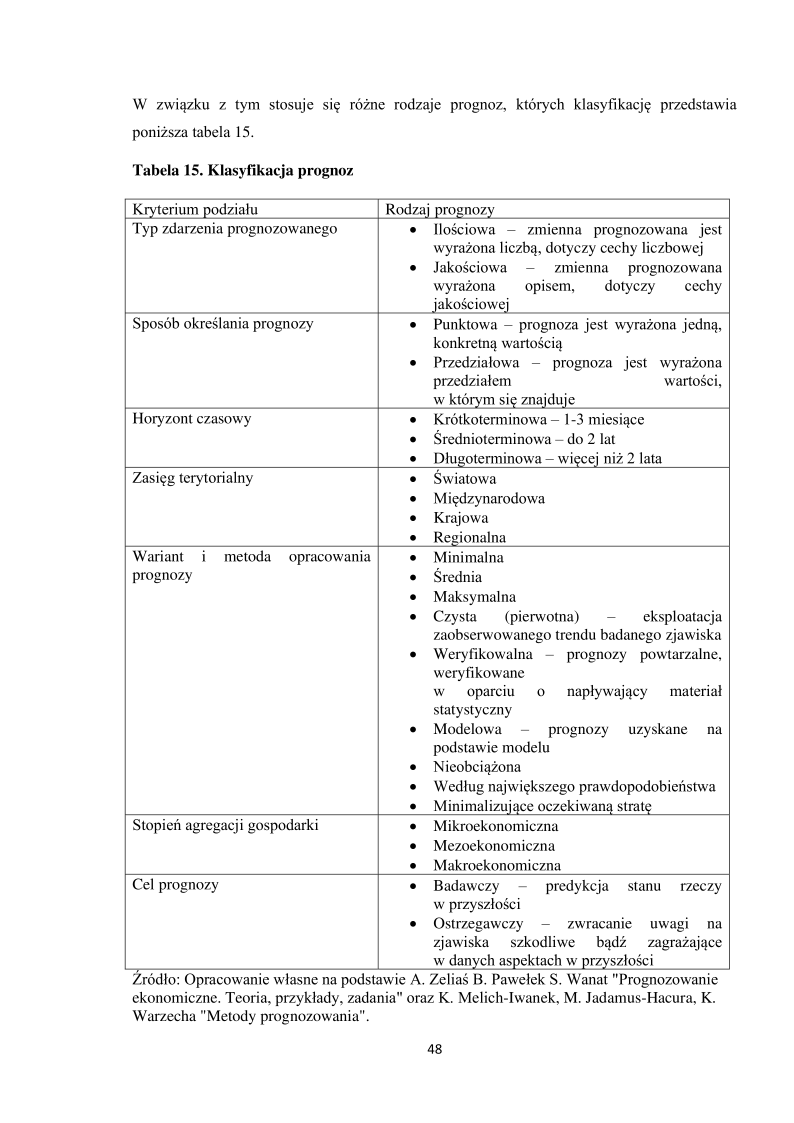
#> input picture table_detection_opencv/image_with_table.png, 2382 x 3368 px (shown at 1/3 size)
$ jupyter execute --allow-errors table_detection_opencv.ipynb
#> lines starting #> are read from the running program, lines starting #| are printed output that depends on the picture; after the words box and inside, x2 and y2 are one past the last pixel; in counts of white or black regions, pixels touching at a corner belong together
[cell 1]
import cv2
import numpy as np
import pandas as pd
import matplotlib.pyplot as plt
from itertools import compress
from scipy import ndimage
from PIL import Image
import os
import glob

[cell 2]
def plot(image):
    plt.figure(figsize=(8,12))
    plt.imshow(image, cmap='gray')
    plt.show()

[cell 3]
#.pdf -> .png with pymupdf
import fitz
pdf_file = '../licencjat.pdf'
#> (the rest of this cell did not finish here and is left out)

[cell 4]
img = cv2.imread('./image_with_table.png')
#> img is the input picture: shape (3368, 2382, 3); min 0, max 255, mean 245.4

[cell 5]
img_copy = img.copy()

[cell 6]
gray = cv2.cvtColor(img, cv2.COLOR_BGR2GRAY)

[cell 7]
#binarization
_, img_bin = cv2.threshold(gray,128,255,cv2.THRESH_BINARY |cv2.THRESH_OTSU)
#> img_bin: shape (3368, 2382); 96.1% white; 1462 black regions (101 under 20 px)

[cell 8]
contours, hierarchy = cv2.findContours(img_bin, cv2.RETR_TREE, cv2.CHAIN_APPROX_SIMPLE)
#> contours = 2109 contours, 87 with area under 20; largest, box (x1, y1, x2, y2) and area: (0, 0, 2382, 3368) 8016827, (373, 595, 2190, 2910) 4200408, (1135, 1639, 2187, 2443) 842790, (377, 1639, 1133, 2443) 606265, (1135, 655, 2187, 938) 296382

[cell 9]
#letters cleaning
for contour in contours:
    (x, y, w, h) = cv2.boundingRect(contour)
    if cv2.contourArea(contour) < 20000:
        cv2.rectangle(img_bin, (x, y), (x + w, y + h), (255, 255, 255), -1)
#> this loop made 2109 passes
#> (x, y, w, h) on passes 2 to 4: (1305, 3132, 21, 30), (1310, 3148, 11, 10), (1311, 3136, 9, 9)
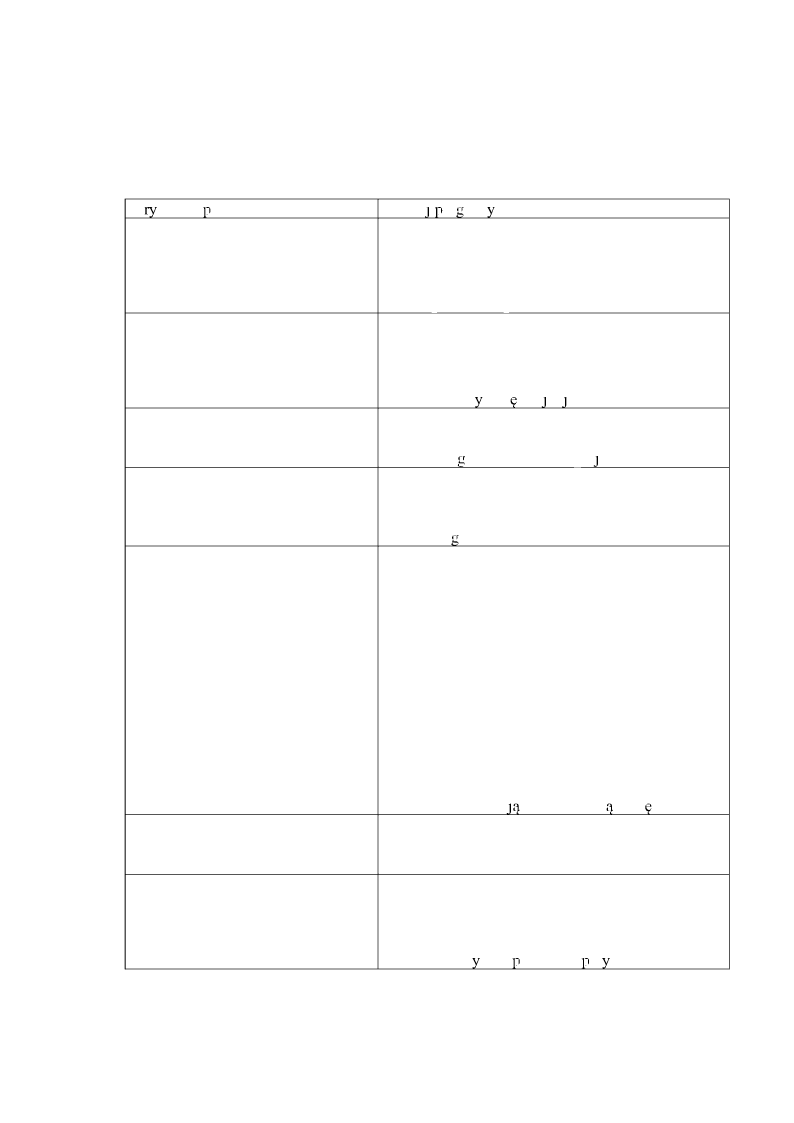
#> img_bin: shape (3368, 2382) (shown at 1/3 size); 99.3% white; black in thin lines or dots, all inside (x1, y1, x2, y2) = (374, 596, 2189, 2909)

[cell 10]
kernel = cv2.getStructuringElement(cv2.MORPH_RECT, (2,2))
#> kernel = [[1, 1], [1, 1]]

[cell 11]
#morphological transformation - erosion
img_bin = cv2.erode(img_bin, kernel, iterations=1)
#> img_bin: shape (3368, 2382); 99% white; 15 black regions (4 under 20 px), largest, box (x1, y1, x2, y2) and area: (374, 596, 2190, 2910) 76630, (618, 621, 632, 641) 100, (1546, 2874, 1560, 2894) 100

[cell 12]
#morphological transformation - dilation
img_bin = cv2.dilate(img_bin, kernel, iterations=1)
#> img_bin: shape (3368, 2382); 99.3% white; black in thin lines or dots, all inside (x1, y1, x2, y2) = (375, 597, 2190, 2910)

[cell 13]
plot(img_bin)

[cell 14]
#inverting the image
img_bin = 255 - img_bin
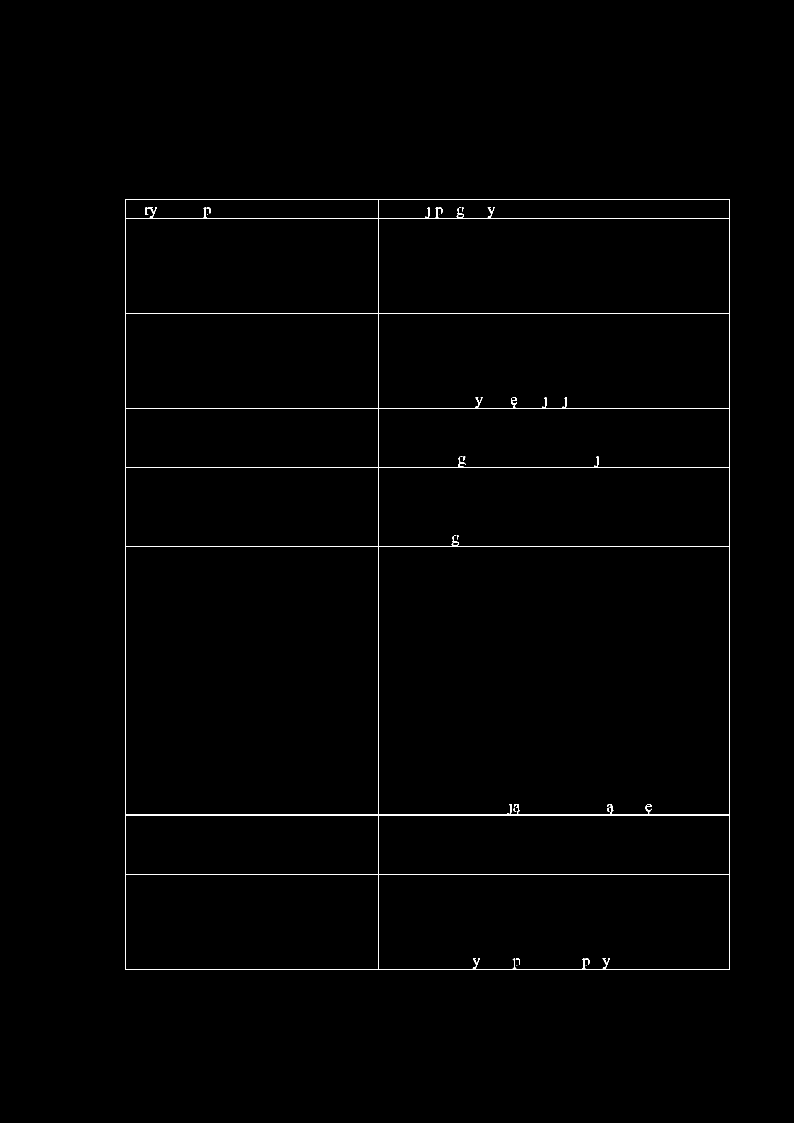
#> img_bin: shape (3368, 2382) (shown at 1/3 size); 0.66% white in thin lines or dots, all inside (x1, y1, x2, y2) = (375, 597, 2190, 2910)

[cell 15]
plot(img_bin)

[cell 16]
#detecting horizontal lines
horizontal_kernel = cv2.getStructuringElement(cv2.MORPH_RECT, (20, 1))
horizontal_lines = cv2.erode(img_bin, horizontal_kernel, iterations=1)
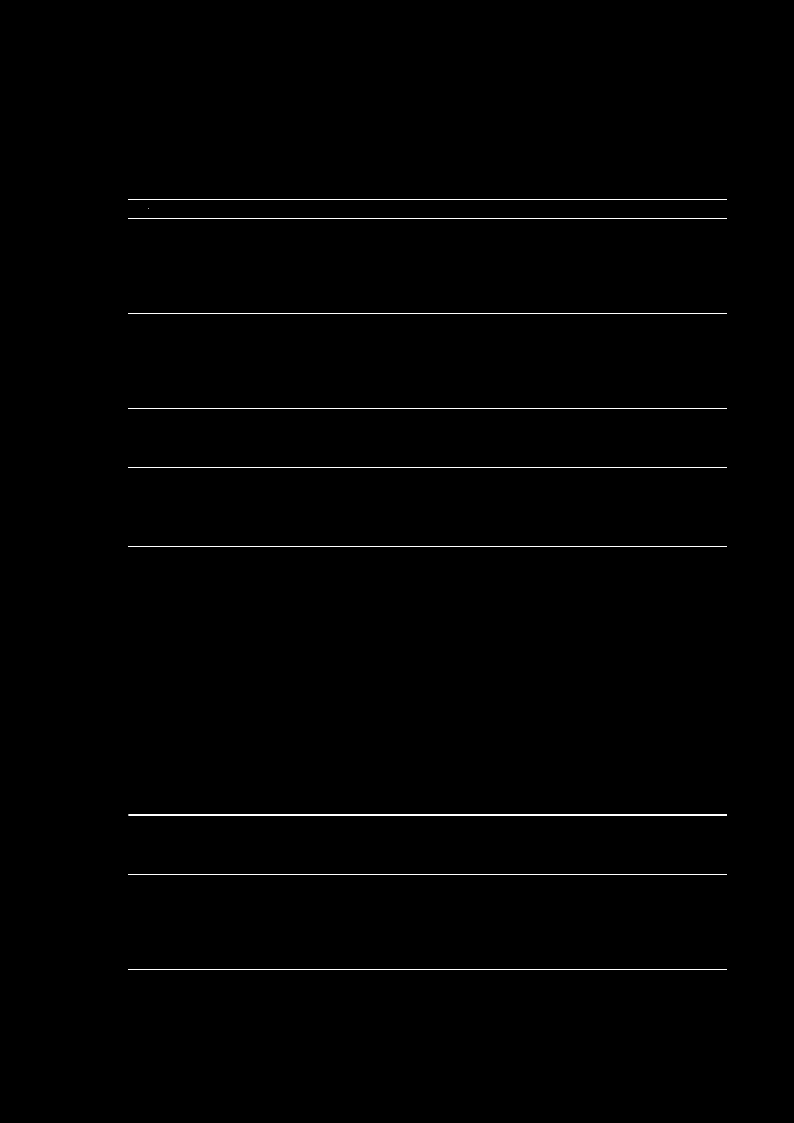
#> horizontal_lines: shape (3368, 2382) (shown at 1/3 size); 0.4% white in thin lines or dots, all inside (x1, y1, x2, y2) = (385, 597, 2181, 2909)
horizontal_lines = cv2.dilate(horizontal_lines, horizontal_kernel, iterations=1)
#> horizontal_lines: shape (3368, 2382); 0.41% white in thin lines or dots, all inside (x1, y1, x2, y2) = (376, 597, 2191, 2909)

[cell 17]
#detecting vertical lines
vertical_kernel = cv2.getStructuringElement(cv2.MORPH_RECT, (1, 6))
#> vertical_kernel = [1, 1, 1, 1, 1, 1]
vertical_lines = cv2.erode(img_bin, vertical_kernel, iterations=1)
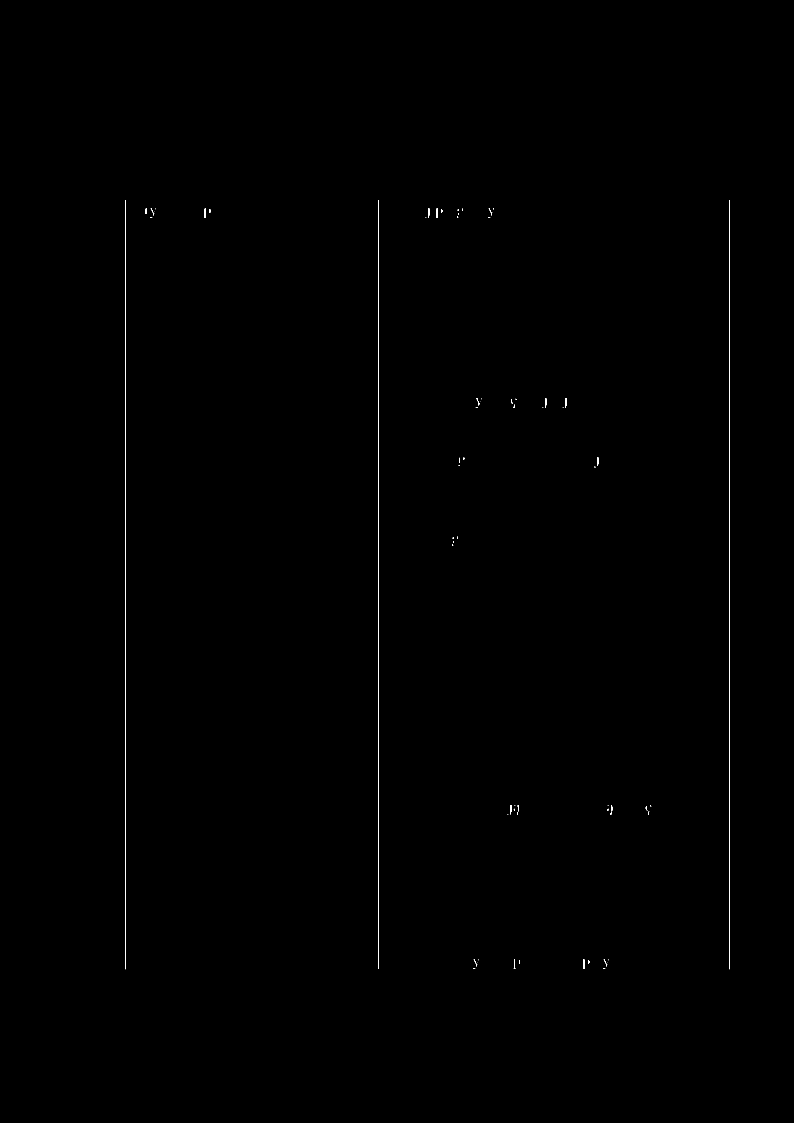
#> vertical_lines: shape (3368, 2382) (shown at 1/3 size); 0.22% white; 71 white regions (44 under 20 px), largest, box (x1, y1, x2, y2) and area: (375, 600, 378, 2908) 6922, (2188, 600, 2190, 2908) 4615, (1134, 600, 1136, 2907) 4614
vertical_lines = cv2.dilate(vertical_lines, vertical_kernel, iterations=1)
#> vertical_lines: shape (3368, 2382); 0.24% white; 63 white regions (17 under 20 px), largest, box (x1, y1, x2, y2) and area: (375, 598, 378, 2911) 6937, (2188, 598, 2190, 2911) 4625, (1134, 598, 1136, 2910) 4624

[cell 18]
#combining horizontal and vertical lines
img_vh = cv2.addWeighted(vertical_lines, 0.5, horizontal_lines, 0.5, 0)

[cell 19]
_, img_vh = cv2.threshold(img_vh, 128, 255, cv2.THRESH_BINARY | cv2.THRESH_OTSU)
#> img_vh: shape (3368, 2382); 0.64% white in thin lines or dots, all inside (x1, y1, x2, y2) = (375, 597, 2191, 2911)

[cell 20]
contours, _ = cv2.findContours(img_vh, cv2.RETR_TREE, cv2.CHAIN_APPROX_SIMPLE)
#> contours = 52 contours, 19 with area under 20; largest, box (x1, y1, x2, y2) and area: (375, 597, 2191, 2911) 4192202, (1135, 1639, 2189, 2445) 847430, (377, 1639, 1135, 2445) 609383, (1135, 655, 2189, 941) 299063, (1135, 940, 2189, 1225) 298838

[cell 21]
#marking detected tables with green lines
for contour in contours:
    x, y, w, h = cv2.boundingRect(contour)
    if w > 15 and h > 15:
        cv2.rectangle(img_copy, (x,y), (x+w, y+h), (0,255,0), 1)
#> this loop made 52 passes
#> (x, y, w, h) on passes 1, 2, 5, 6, 7, 8, 9, 10, 11, 12, 13, 14: (375, 597, 1816, 2314), (1135, 2624, 1054, 284), (1765, 2878, 3, 17), (1557, 2878, 3, 17), (1825, 2876, 2, 10), (1811, 2876, 11, 27), (1435, 2876, 2, 10), (1421, 2876, 11, 27), (377, 2624, 758, 284), (1135, 2445, 1054, 179), (377, 2445, 758, 179), (1135, 1639, 1054, 806)
#> (contour, x, y, w, h) on passes 3, 4, 18, 19, 20, 27: ([[1823, 2885], [1823, 2890]], 1823, 2885, 1, 6), ([[1433, 2885], [1433, 2890]], 1433, 2885, 1, 6), ([[1951, 2414], [1951, 2421], [1953, 2421], [1953, 2416]], 1951, 2414, 3, 8), ([[1825, 2413], [1823, 2415], [1823, 2420], [1825, 2418]], 1823, 2413, 3, 8), ([[1545, 2413], [1543, 2415], [1543, 2420], [1545, 2418]], 1543, 2413, 3, 8), ([[1377, 1393], [1376, 1394], [1376, 1400], [1377, 1400]], 1376, 1393, 2, 8)

[cell 22]
#saving copy with detected tables
cv2.imwrite('output.png', img_copy)
#> Out = True

[cell 23]
table_coordinates = []
for contour in contours:
    (x, y, w, h) = cv2.boundingRect(contour)
    if cv2.contourArea(contour) >= 20000:
        table_coordinates.append((x, y, w, h))

[cell 24]
table_coordinates
#> Out = 17 items, first 6: (375, 597, 1816, 2314), (1135, 2624, 1054, 284), (377, 2624, 758, 284), (1135, 2445, 1054, 179), (377, 2445, 758, 179), (1135, 1639, 1054, 806)

[cell 25]
x,y,w,h = (375, 597, 1816, 2314)
plt.imshow(img[y:y+h, x:x+w])
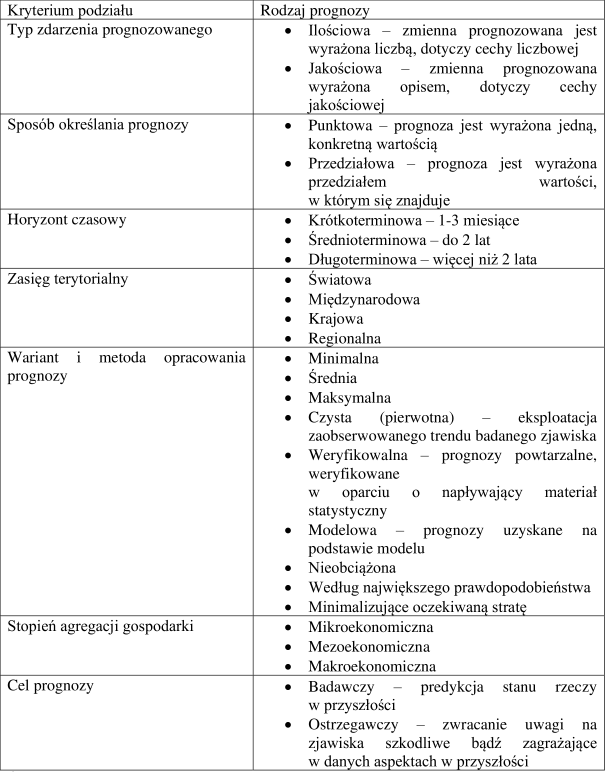
#> shown: shape (2314, 1816, 3) (shown at 1/3 size); min 0, max 255, mean 240.4

[cell 26]
plt.imshow(img_copy)

# scaling the opencv object with pymupdf pixmap

[cell 27]
img_copy.shape
#> Out = (3368, 2382, 3)

#> (a cell that did not finish here is left out)

#> (a cell that did not finish here is left out)

#> (a cell that did not finish here is left out)

#> (a cell that did not finish here is left out)

#> (a cell that did not finish here is left out)

[cell 33]
img_copy.shape
#> Out = (3368, 2382, 3)

[cell 34]
[(375, 597, 1816, 2314),
 (1135, 2624, 1054, 284),
 (377, 2624, 758, 284),
 (1135, 2445, 1054, 179),
 (377, 2445, 758, 179),
 (1135, 1639, 1054, 806),
 (377, 1639, 758, 806),
 (1135, 1403, 1054, 236),
 (377, 1403, 758, 236),
 (1135, 1225, 1054, 179),
 (377, 1225, 758, 178),
 (1135, 940, 1054, 285),
 (377, 940, 758, 285),
 (1135, 655, 1054, 286),
 (377, 655, 758, 285),
 (1135, 598, 1054, 57),
 (377, 598, 758, 57)]

[cell 35]
x,y,w,h = (375, 597, 1816, 2314)
plt.imshow(img[y:y+h, x:x+w])

[cell 36]
img[y:y+h, x:x+w].shape
#> Out = (2314, 1816, 3)
